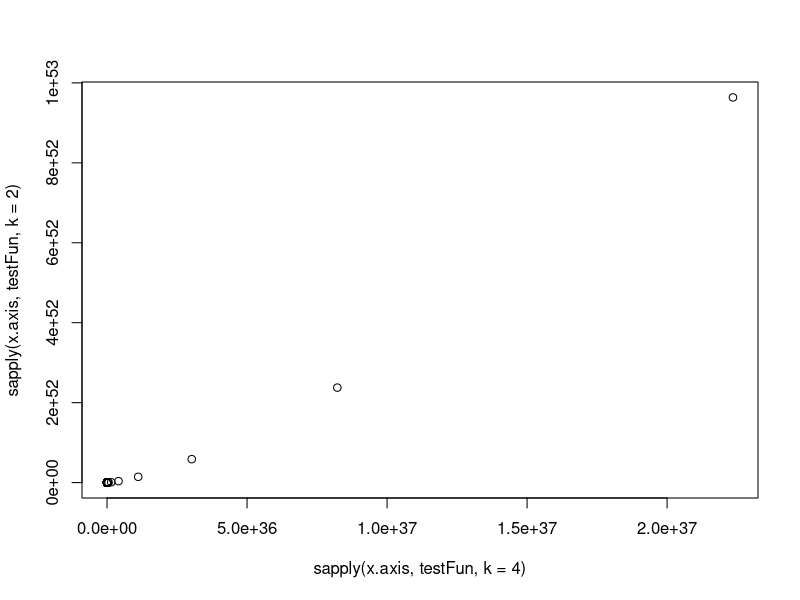

This chart was generated by the following R code:
#' probability
#' 
#' @answer The response chosen by the respondent
#' @numCats The number of response options for the item
#' @theta The postion of the respondent on the latent trai
#' @alpha The discrimination parameter
#' @delta The location parameter
#' @tau  A vector of K-1 threshold parameter
#' 
#' @return The probability that resopndent as position theta will choose category answer for this item.
probability<-function(answer, numCats, theta, alpha, delta, tau){
                      return(exp(alpha*(answer*(theta-delta))-sum(tau))+exp(alpha*(2*numCats-1-answer)*(theta-delta)-sum(tau)))
}

probability(2, 5, 50, 2, 1, c(-1, -2, 3, 4))

testFun<-function(x, k){
  probability(k, 5, x, 2, 1, c(-1, -2, 3, 4))
}

x.axis<-seq(-10, 10, by=.1)
plot(sapply(x.axis, testFun, k=4), sapply(x.axis, testFun, k=2))

